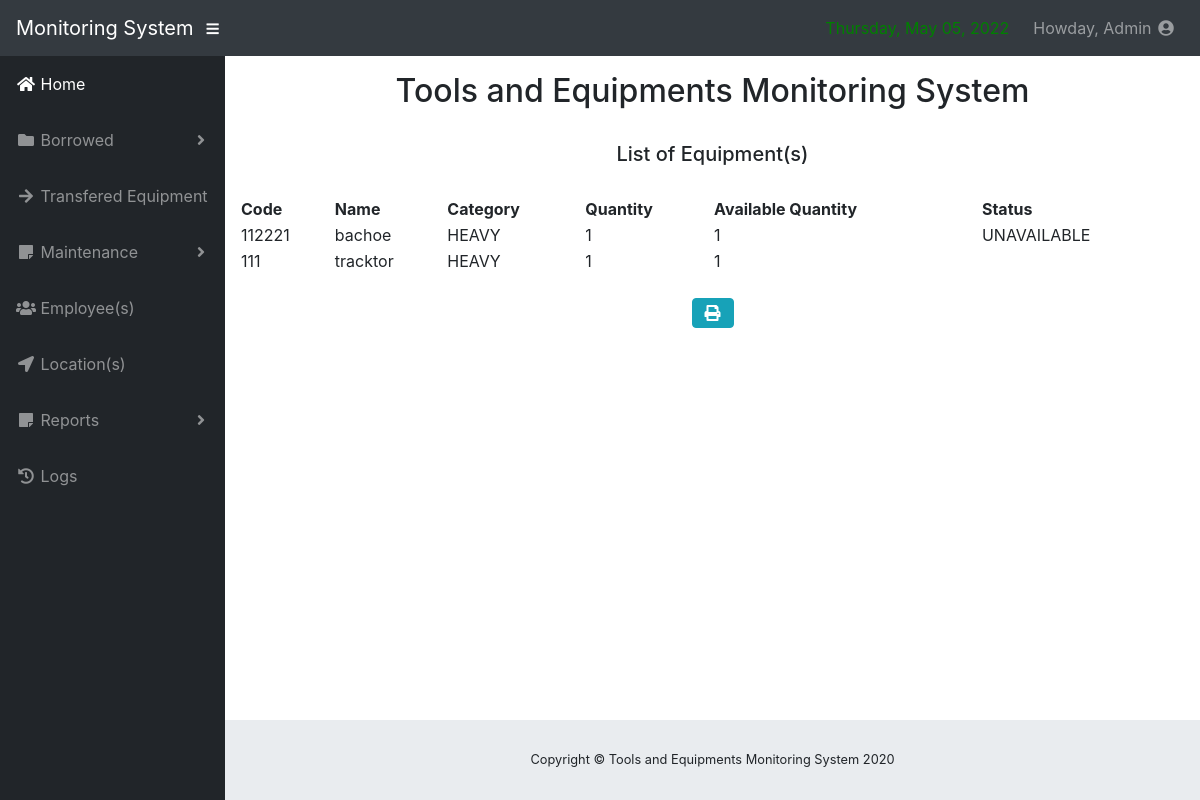
Page /equip_report.php (signed in) on the committed database.
### tables this page shows
CREATE TABLE `equipments` (
  `equip_id` int(11) NOT NULL,
  `uniquec` nvarchar(30) NOT NULL,
  `name` nvarchar(30) NOT NULL,
  `category` nvarchar(30) NOT NULL,
  `quantity` int(11) NOT NULL,
  `available_quantity` int(11) NOT NULL,
  `status` nvarchar(30) NOT NULL
);

### equip_report.php (the view, shortened to what this page needs)
 <?php
       include('include/connect.php');
       include('include/header.php');
       include('include/sidebar1.php')
        ?>
<div id="content-wrapper">
        <div class="container-fluid">
    <span id="divToPrint" style="width: 100%;">
               <div style="margin-bottom: 30px">
             <center><h2>Tools and Equipments Monitoring System</h2><br><h5>List of Equipment(s)</h5></center>
         </div>
                <table width="100%" cellspacing="0">
                  <thead>
                    <tr>
                      <th>Code</th>
                      <th>Name</th>
                      <th>Category</th>
                      <th>Quantity</th>
                      <th>Available Quantity</th>
                      <th>Status</th>
                  </thead>
              <?php
$query = "SELECT * FROM equipments";
                    $result = mysqli_query($db, $query) or die (mysqli_error($db));
                        while ($row = mysqli_fetch_assoc($result)) {
                            echo '<tr>';
                            echo '<td>'. $row['uniquec'].'</td>';
                             echo '<td>'. $row['name'].'</td>';
                             echo '<td>'. $row['category'].'</td>';
                              echo '<td>'. $row['quantity'].'</td>';
                               echo '<td>'. $row['available_quantity'].'</td>';
                               echo '<td>'. $row['status'].'</td>';
                            echo '</tr> ';
                        }
            ?>
                </table>
              </span>
              <br>
              <center>
                <div style="float: center;">
               <a href="#" type="button" class="btn btn-xs btn-info fas fa-print" value="print" onclick="PrintDiv();"></a>
             </div>
             </center>
              </div>
            </div>
              <?php
       include('include/footer.php');
              ?>

### css/sb-admin.css (style rules this page uses)
html { position: relative; min-height: 100%; }
body { height: 100%; }
#wrapper #content-wrapper { overflow-x: hidden; width: 100%; padding-top: 1rem; padding-bottom: 80px; }
:root { --input-padding-x: 0.75rem; --input-padding-y: 0.75rem; }

### rows in the picture
equipments: uniquec "112221", name "bachoe", category "HEAVY", quantity "1", available_quantity "1", status "UNAVAILABLE"
equipments: uniquec "111", name "tracktor", category "HEAVY", quantity "1", available_quantity "1"

### other values in the picture
$_SESSION['name'] "Admin"
